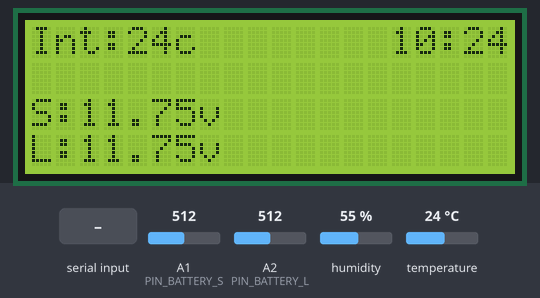
Simulated run of this sketch. Board: Arduino Uno, built with avr-gcc and run on an emulated ATmega328P. On the bench: 20×4 character LCD. The test bench sets the inputs (shaded band); at power-on: temperature 24 °C, A1 (PIN_BATTERY_S) = 512, A2 (PIN_BATTERY_L) = 512, humidity 55 %. The local clock reads 2024-03-15 10:24:30 at power-on unless the sketch sets it; what the sketch prints to the serial monitor is not drawn.

Above: at 2.2 s.
2.3 s: "90,45\n" received over Serial
8.4 s: temperature set to 12 °C
At 10.9 s:
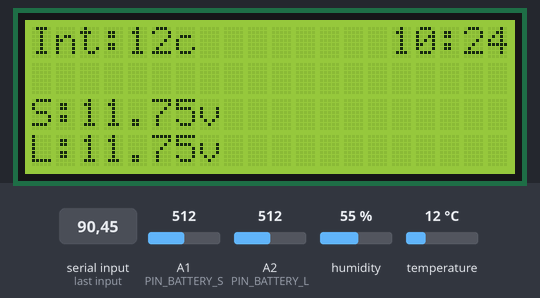
12.0 s: A1 (PIN_BATTERY_S) set to 716
At 13.6 s:
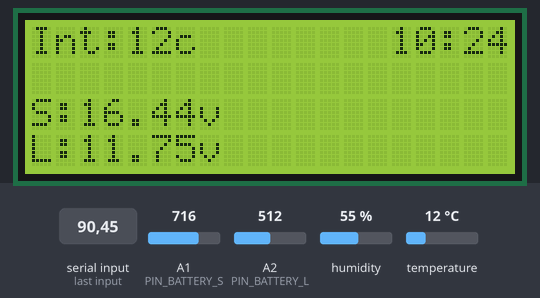
14.1 s: A2 (PIN_BATTERY_L) set to 716
At 15.1 s:
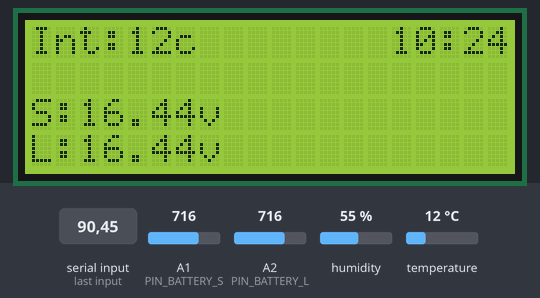
16.2 s: temperature set to 19 °C
18.3 s: A1 (PIN_BATTERY_S) set to 992
At 19.4 s:
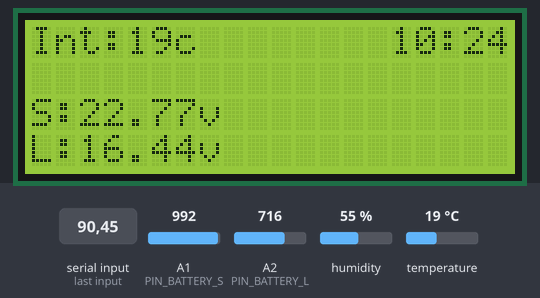
Timing chart, 0 to 21.3 s (numbered marks = the images above; inputs shaded):
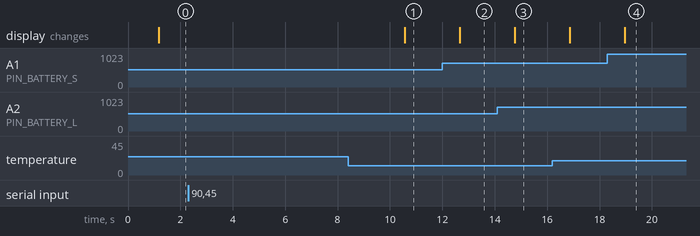

Measured:
- after the input at 2.3 s, every drawn part: stays the same
- after the input at 8.4 s, the display: changes after 2.2 s (image 1)
- after the input at 12.0 s, the display: changes after 0.67 s (image 2)
- after the input at 14.1 s, the display: changes after 0.66 s (image 3)
- after the input at 18.3 s, the display: changes after 0.66 s (image 4)

The sketch:

carduino.ino
```cpp
#include "Carduino.h"

Carduino carduino;

void setup() {
  Serial.begin(9600);
  carduino.begin();
  delay(1000);
}

void loop() {
  carduino.loop();
  Serial.println("=================================");
  delay(2000);
}
```

Carduino.cpp
```cpp
#include "Carduino.h"
#include <LiquidCrystal_I2C.h>
#include <DHT.h>
#include "Time.h"
#include <DS1307RTC.h>
#include <Arduino.h>

LiquidCrystal_I2C Carduino::LCD = LiquidCrystal_I2C(LCD_ADDR, LCD_COLUMNS, LCD_ROWS);
DHT Carduino::TEMP = DHT(PIN_DHT, DHTTYPE);
tmElements_t Carduino::TIME;

float intTemp;
int dist;
float distPerc;
float vStarter;
float vLeisure;
float R1 = 30000.0;
float R2 = 7500.0;
float RFactor = R2 / (R1 + R2);
float AFactor = 4.7010 / 1024; //4.7547
float voltageFactor = AFactor / RFactor;

String tm;

void Carduino::begin(void) {
  Serial.println("Carduino::begin");

  setupLCD();
  setupDHT();
  setupVoltageReaders();
}

void Carduino::loop(void) {

  if (Serial.available()) {
    time_t t = processSyncMessage();
    if (t != 0) {
      RTC.set(t);   // set the RTC and the system time to the received value
      setTime(t);
      Serial.println("Time set");
    }
  }

  intTemp = readIntTemp();
  tm = readTime();
  vStarter = readStarterVoltage();
  vLeisure = readLeisureVoltage();

  Carduino::LCD.clear();

  Carduino::LCD.setCursor(15, 0);
  Carduino::LCD.print(tm);

  Carduino::LCD.setCursor(0, 0);
  Carduino::LCD.print("Int:");
  Carduino::LCD.print(intTemp, 0);
  Carduino::LCD.print("c");

  Carduino::LCD.setCursor(0, 2);
  Carduino::LCD.print("S:");
  Carduino::LCD.print(vStarter, 2);
  Carduino::LCD.print("v");

  Carduino::LCD.setCursor(0, 3);
  Carduino::LCD.print("L:");
  Carduino::LCD.print(vLeisure, 2);
  Carduino::LCD.print("v");

}

void Carduino::setupLCD() {
  Serial.println("Carduino::setupLCD");
  Carduino::LCD.begin(LCD_COLUMNS, LCD_ROWS);
  Carduino::LCD.backlight();
  Carduino::LCD.clear();
  Carduino::LCD.setCursor(6, 1);
  Carduino::LCD.print("CARDUINO");
}

void Carduino::setupDHT() {
  Serial.println("Carduino::setupDHT");
  Carduino::TEMP.begin();
}

void Carduino::setupVoltageReaders() {
  Serial.println("Carduino::setupVoltageReaders");
  pinMode(PIN_BATTERY_S, INPUT);
  pinMode(PIN_BATTERY_L, INPUT);
}

float Carduino::readLeisureVoltage() {
  int value = analogRead(PIN_BATTERY_L);
  float voltage = value * voltageFactor;
  Serial.print("Starter voltage: ");
  Serial.println(voltage);
  return voltage;
}

float Carduino::readStarterVoltage() {
  int value = analogRead(PIN_BATTERY_S);
  float voltage = value * voltageFactor;
  Serial.print("Leisure voltage: ");
  Serial.println(voltage);
  return voltage;
}

float Carduino::readIntTemp() {
  // Reading temperature or humidity takes about 250 milliseconds!
  // Sensor readings may also be up to 2 seconds 'old' (its a very slow sensor)
  // Read temperature as Celsius
  float temp = Carduino::TEMP.readTemperature();
  Serial.print("Temp: ");
  Serial.println(temp);
  return temp;
}

String Carduino::readTime() {
  String timeToShow;
  String h, m;

  RTC.read(Carduino::TIME);

  Serial.print("Hour:");
  Serial.print(Carduino::TIME.Hour);

  Serial.print("  Minute:");
  Serial.println(Carduino::TIME.Minute);

  h = print2digits(Carduino::TIME.Hour);
  m = print2digits(Carduino::TIME.Minute);
  timeToShow = h + ':' + m;

  Serial.println("Time to show: " + timeToShow);

  return timeToShow;
}

String Carduino::print2digits(int number) {
  String s;
  if (number >= 0 && number < 10) {
    s = '0' + String(number);
  } else {
    s = String(number);
  }
  return s;
}

time_t Carduino::processSyncMessage() {
  unsigned long pctime = 0L;
  char *timeStr = (char*)"T";

  if (Serial.find(timeStr)) {
     pctime = Serial.parseInt();
  }
  return pctime;
}
```

Carduino.h
```cpp
#include <LiquidCrystal_I2C.h>
#include <DHT.h>
#include "Time.h"
#include <DS1307RTC.h>
#include <Arduino.h>

#ifndef HEADER_CARDUINO
  #define HEADER_CARDUINO
  // LCD definitions
  #define LCD_COLUMNS       20
  #define LCD_ROWS           4
  #define LCD_ADDR        0x27

  // DHT definitions
  #define PIN_DHT            6 // Temperature and humidity pin
  #define DHTTYPE            DHT11

  #define PIN_BATTERY_S      1 // Analog
  #define PIN_BATTERY_L      2 // Analog


  class Carduino {
    static LiquidCrystal_I2C LCD;
    static DHT TEMP;
    static tmElements_t TIME;

    public:
      void begin(void);
      void loop(void);

    private:
      void setupLCD(void);
      void setupDHT(void);
      void setupVoltageReaders(void);
      float readIntTemp(void);
      float readLeisureVoltage(void);
      float readStarterVoltage(void);
      String readTime(void);
      String print2digits(int);
      time_t processSyncMessage();
  };

#endif
```
